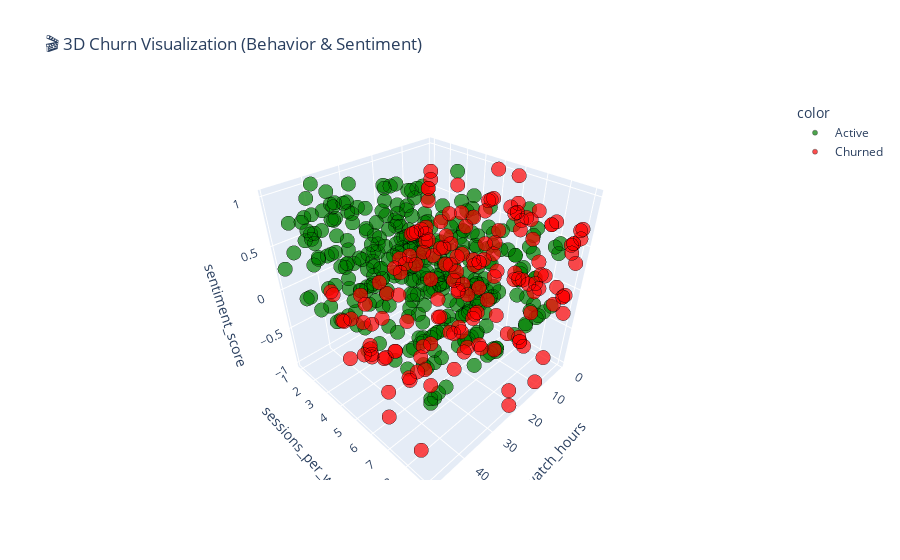

The notebook cell saved with this chart:
### Code cell
# ==============================
# STEP 9: 3D Visualization (Churn vs Behavior + Sentiment) + AUTO SAVE (FIXED)
# ==============================
import os
import plotly.express as px
import matplotlib.pyplot as plt
from mpl_toolkits.mplot3d import Axes3D

save_folder = r"C:\Users\tejae\OneDrive\Desktop\textanalyticscapstone\dataset"
os.makedirs(save_folder, exist_ok=True)

# Ensure churn column exists
if 'churn' not in df_sentiment.columns:
    print("⚠️ 'churn' column missing — creating simulated churn values...")
    df_sentiment['churn'] = np.where(
        (df_sentiment.get('sentiment') == 'Negative') |
        (df_sentiment.get('watch_hours', 20) < 10), 1, 0
    )

df_vis = df_sentiment.sample(min(500, len(df_sentiment)))

# --- Plotly Interactive ---
fig = px.scatter_3d(
    df_vis,
    x='watch_hours', y='sessions_per_week', z='sentiment_score',
    color=df_vis['churn'].map({0:'Active',1:'Churned'}),
    title='🎬 3D Churn Visualization (Behavior & Sentiment)',
    color_discrete_map={'Active':'green','Churned':'red'},
    opacity=0.7
)
fig.update_traces(marker=dict(size=5, line=dict(width=0.5, color='black')))
fig.show()

# Save charts
html_path = os.path.join(save_folder, "UC4_ChurnPrediction_3D.html")
png_path = os.path.join(save_folder, "UC4_ChurnPrediction_3D.png")

fig.write_html(html_path)
try:
    fig.write_image(png_path)
    print(f"✅ UC4 Plotly visuals saved:\n{html_path}\n{png_path}")
except Exception as e:
    print(f"⚠️ PNG save failed: {e}")
    print(f"✅ HTML chart saved:\n{html_path}")

# --- Matplotlib Static ---
fig2 = plt.figure(figsize=(10,7))
ax = fig2.add_subplot(111, projection='3d')
ax.scatter(df_vis['watch_hours'], df_vis['sessions_per_week'], df_vis['sentiment_score'],
           c=df_vis['churn'].map({0:'green',1:'red'}), s=40, alpha=0.7)
ax.set_xlabel('Watch Hours')
ax.set_ylabel('Sessions/Week')
ax.set_zlabel('Sentiment Score')
ax.set_title('3D Churn Visualization (Matplotlib)')
matplotlib_path = os.path.join(save_folder, "UC4_ChurnPrediction_Matplotlib.png")
plt.savefig(matplotlib_path, dpi=300, bbox_inches='tight')
plt.show()

print(f"💾 UC4 Matplotlib chart saved to:\n{matplotlib_path}")

### Figure 1 — Plotly figure (JSON) as saved in the notebook; plotly's stock layout.template omitted (floating-point values rounded to 4 significant figures; data arrays with more than 128 entries replaced by an {"elided": "..."} marker saying what was removed)
{"data": [{"hovertemplate": "color=Active<br>watch_hours=%{x}<br>sessions_per_week=%{y}<br>sentiment_score=%{z}<extra></extra>", "legendgroup": "Active", "marker": {"color": "green", "line": {"color": "black", "width": 0.5}, "opacity": 0.7, "size": 5, "symbol": "circle"}, "mode": "markers", "name": "Active", "scene": "scene", "showlegend": true, "type": "scatter3d", "x": {"elided": "338 int values"}, "y": {"elided": "338 int values"}, "z": {"elided": "338 float values"}}, {"hovertemplate": "color=Churned<br>watch_hours=%{x}<br>sessions_per_week=%{y}<br>sentiment_score=%{z}<extra></extra>", "legendgroup": "Churned", "marker": {"color": "red", "line": {"color": "black", "width": 0.5}, "opacity": 0.7, "size": 5, "symbol": "circle"}, "mode": "markers", "name": "Churned", "scene": "scene", "showlegend": true, "type": "scatter3d", "x": {"elided": "162 int values"}, "y": {"elided": "162 int values"}, "z": {"elided": "162 float values"}}], "layout": {"autosize": true, "legend": {"title": {"text": "color"}, "tracegroupgap": 0}, "scene": {"aspectmode": "auto", "aspectratio": {"x": 1, "y": 1, "z": 1}, "domain": {"x": [0, 1], "y": [0, 1]}, "xaxis": {"title": {"text": "watch_hours"}, "type": "linear"}, "yaxis": {"title": {"text": "sessions_per_week"}, "type": "linear"}, "zaxis": {"title": {"text": "sentiment_score"}, "type": "linear"}}, "title": {"text": "🎬 3D Churn Visualization (Behavior & Sentiment)"}}}
